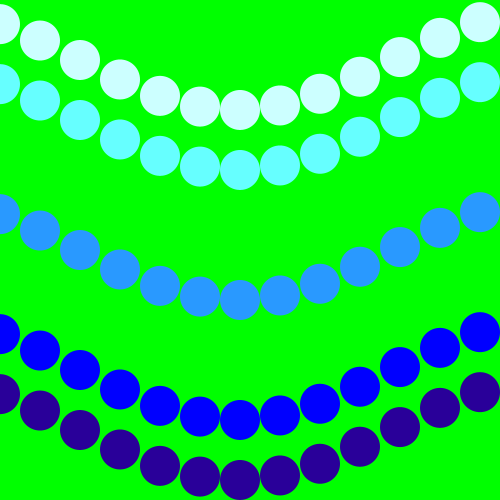
Frame 1 (no input)
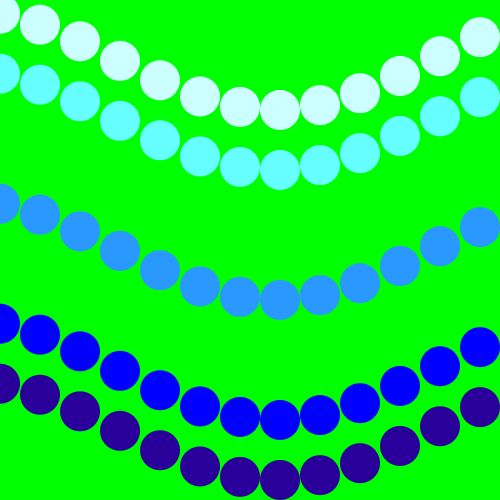
Frame 60 (the mouse pressed at the canvas centre just before this capture)
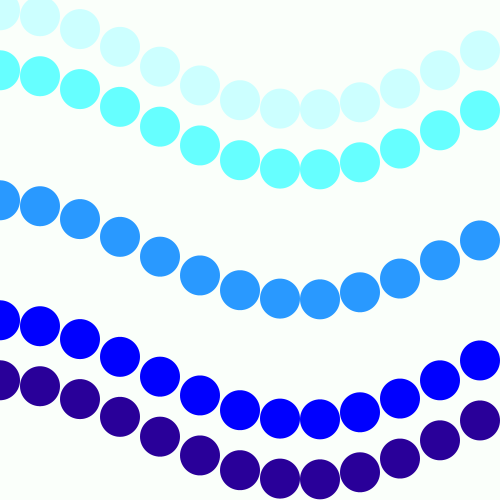
Frame 120 (the mouse held since frame 60 and released just before this capture)

The Processing sketch that drew these frames (run headless with seeded random() and noise(); from frame 60 on, the mouse is pressed at the canvas centre):

// Processing sketch: processing_118654
// ── processing_118654.pde

float angle = 0.0;
float offset = 60;
float offsett = 120;
float offsettt = 250;
float coffsettt = 370;
float ccoffsettt = 430;
float scalar = 50;
float speed = 0.10;
void setup() {
 size(500, 500);
 smooth(); 
}
void draw() {
 background(mouseX, 255, mouseY);
 noStroke();
 float y1 = offset + sin(angle) * scalar;
 float y2 = offset + sin(angle + 0.4) * scalar;
 float y3 = offset + sin(angle + 0.8) * scalar;
  float y4 = offset + sin(angle + 1.2) * scalar;
  float y5 = offset + sin(angle + 1.6) * scalar;
 float y6 = offset + sin(angle + 2) * scalar;
 float y7 = offset + sin(angle + 2.4) * scalar;
  float y8 = offset + sin(angle + 2.8) * scalar;
     float y9 = offset + sin(angle + 3.2) * scalar;
 float y10 = offset + sin(angle + 3.6) * scalar;
 float y11 = offset + sin(angle + 4) * scalar;
  float y12 = offset + sin(angle + 4.4) * scalar;
   float y13 = offset + sin(angle - 0.4) * scalar;
 float y14 = offset + sin(angle - 0.8) * scalar;
 
  float x1 = offsett + sin(angle) * scalar;
 float x2 = offsett + sin(angle + 0.4) * scalar;
 float x3 = offsett + sin(angle + 0.8) * scalar;
  float x4 = offsett + sin(angle + 1.2) * scalar;
  float x5 = offsett + sin(angle + 1.6) * scalar;
 float x6 = offsett + sin(angle + 2) * scalar;
 float x7 = offsett + sin(angle + 2.4) * scalar;
  float x8 = offsett + sin(angle + 2.8) * scalar;
     float x9 = offsett + sin(angle + 3.2) * scalar;
 float x10 = offsett + sin(angle + 3.6) * scalar;
 float x11 = offsett + sin(angle + 4) * scalar;
  float x12 = offsett + sin(angle + 4.4) * scalar;
   float x13 = offsett + sin(angle - 0.4) * scalar;
 float x14 = offsett + sin(angle - 0.8) * scalar;
 

 
 
   float xy1 = offsettt + sin(angle) * scalar;
 float xy2 = offsettt + sin(angle + 0.4) * scalar;
 float xy3 = offsettt + sin(angle + 0.8) * scalar;
  float xy4 = offsettt + sin(angle + 1.2) * scalar;
  float xy5 = offsettt + sin(angle + 1.6) * scalar;
 float xy6 = offsettt + sin(angle + 2) * scalar;
 float xy7 = offsettt + sin(angle + 2.4) * scalar;
  float xy8 = offsettt + sin(angle + 2.8) * scalar;
     float xy9 = offsettt + sin(angle + 3.2) * scalar;
 float xy10 = offsettt + sin(angle + 3.6) * scalar;
 float xy11 = offsettt + sin(angle + 4) * scalar;
  float xy12 = offsettt + sin(angle + 4.4) * scalar;
   float xy13 = offsettt + sin(angle - 0.4) * scalar;
 float xy14 = offsettt + sin(angle - 0.8) * scalar;
 
    float xyz1 = coffsettt + sin(angle) * scalar;
 float xyz2 = coffsettt + sin(angle + 0.4) * scalar;
 float xyz3 = coffsettt + sin(angle + 0.8) * scalar;
  float xyz4 = coffsettt + sin(angle + 1.2) * scalar;
  float xyz5 = coffsettt + sin(angle + 1.6) * scalar;
 float xyz6 = coffsettt + sin(angle + 2) * scalar;
 float xyz7 = coffsettt + sin(angle + 2.4) * scalar;
  float xyz8 = coffsettt + sin(angle + 2.8) * scalar;
     float xyz9 = coffsettt + sin(angle + 3.2) * scalar;
 float xyz10 = coffsettt + sin(angle + 3.6) * scalar;
 float xyz11 = coffsettt + sin(angle + 4) * scalar;
  float xyz12 = coffsettt + sin(angle + 4.4) * scalar;
   float xyz13 = coffsettt + sin(angle - 0.4) * scalar;
 float xyz14 = coffsettt + sin(angle - 0.8) * scalar;
 
     float wxyz1 = ccoffsettt + sin(angle) * scalar;
 float wxyz2 = ccoffsettt + sin(angle + 0.4) * scalar;
 float wxyz3 = ccoffsettt + sin(angle + 0.8) * scalar;
  float wxyz4 = ccoffsettt + sin(angle + 1.2) * scalar;
  float wxyz5 = ccoffsettt + sin(angle + 1.6) * scalar;
 float wxyz6 = ccoffsettt + sin(angle + 2) * scalar;
 float wxyz7 = ccoffsettt + sin(angle + 2.4) * scalar;
  float wxyz8 = ccoffsettt + sin(angle + 2.8) * scalar;
     float wxyz9 = ccoffsettt + sin(angle + 3.2) * scalar;
 float wxyz10 = ccoffsettt + sin(angle + 3.6) * scalar;
 float wxyz11 = ccoffsettt + sin(angle + 4) * scalar;
  float wxyz12 = ccoffsettt + sin(angle + 4.4) * scalar;
   float wxyz13 = ccoffsettt + sin(angle - 0.4) * scalar;
 float wxyz14 = ccoffsettt + sin(angle - 0.8) * scalar;

fill(204, 255,255);

 ellipse(0, y14, 40, 40);
 ellipse(40, y13, 40, 40);
 ellipse( 80, y1, 40, 40);
 ellipse(120, y2, 40, 40);
 ellipse(160, y3, 40, 40);
 ellipse(200, y4, 40, 40);
 ellipse(240, y5, 40, 40);
 ellipse(280, y6, 40, 40);
 ellipse(320, y7, 40, 40);
 ellipse(360, y8, 40, 40);
 ellipse(400, y9, 40, 40);
 ellipse(440, y10, 40, 40);
 ellipse(480, y11, 40, 40);
 ellipse(520, y12, 40, 40);
  
  fill (102,255,255);
  
 ellipse(0, x14, 40, 40);
 ellipse(40, x13, 40, 40);
 ellipse( 80, x1, 40, 40);
 ellipse(120, x2, 40, 40);
 ellipse(160, x3, 40, 40);
 ellipse(200, x4, 40, 40);
 ellipse(240, x5, 40, 40);
 ellipse(280, x6, 40, 40);
 ellipse(320, x7, 40, 40);
 ellipse(360, x8, 40, 40);
 ellipse(400, x9, 40, 40);
 ellipse(440, x10, 40, 40);
 ellipse(480, x11, 40, 40);
 ellipse(520, x12, 40, 40);
  
   fill(051,153,255);
  
 ellipse(0, xy14, 40, 40);
 ellipse(40, xy13, 40, 40);
 ellipse( 80, xy1, 40, 40);
 ellipse(120, xy2, 40, 40);
 ellipse(160, xy3, 40, 40);
 ellipse(200, xy4, 40, 40);
 ellipse(240, xy5, 40, 40);
 ellipse(280, xy6, 40, 40);
 ellipse(320, xy7, 40, 40);
 ellipse(360, xy8, 40, 40);
 ellipse(400, xy9, 40, 40);
 ellipse(440, xy10, 40, 40);
 ellipse(480, xy11, 40, 40);
 ellipse(520, xy12, 40, 40);
 
  fill(000,000,255);

 ellipse(0, xyz14, 40, 40);
 ellipse(40, xyz13, 40, 40);
 ellipse(80, xyz1, 40, 40);
 ellipse(120, xyz2, 40, 40);
 ellipse(160, xyz3, 40, 40);
 ellipse(200, xyz4, 40, 40);
 ellipse(240, xyz5, 40, 40);
 ellipse(280, xyz6, 40, 40);
 ellipse(320, xyz7, 40, 40);
 ellipse(360, xyz8, 40, 40);
 ellipse(400, xyz9, 40, 40);
 ellipse(440, xyz10, 40, 40);
 ellipse(480, xyz11, 40, 40);
 ellipse(520, xyz12, 40, 40);
 
fill(051, 000, 153);
 
  ellipse(0, wxyz14, 40, 40);
 ellipse(40, wxyz13, 40, 40);
 ellipse(80, wxyz1, 40, 40);
 ellipse(120, wxyz2, 40, 40);
 ellipse(160, wxyz3, 40, 40);
 ellipse(200, wxyz4, 40, 40);
 ellipse(240, wxyz5, 40, 40);
 ellipse(280, wxyz6, 40, 40);
 ellipse(320, wxyz7, 40, 40);
 ellipse(360, wxyz8, 40, 40);
 ellipse(400, wxyz9, 40, 40);
 ellipse(440, wxyz10, 40, 40);
 ellipse(480, wxyz11, 40, 40);
 ellipse(520, wxyz12, 40, 40);

 angle += speed;
}
